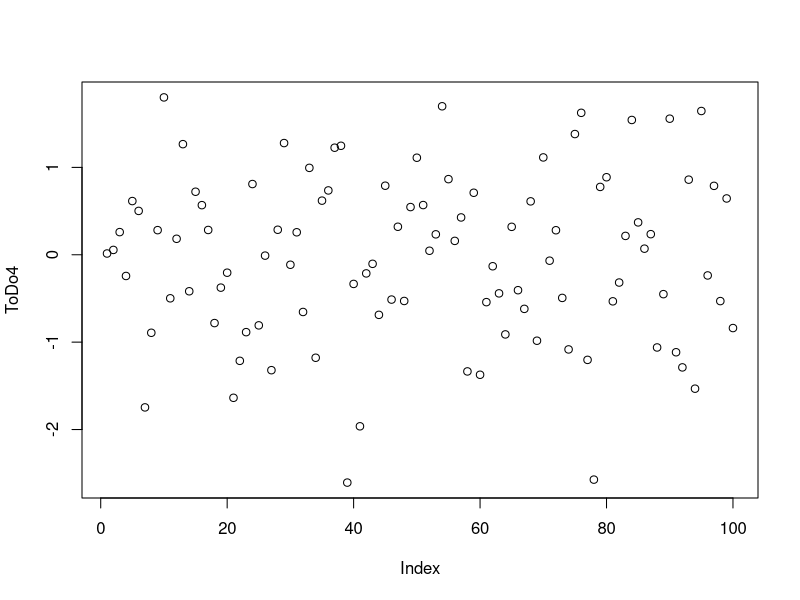
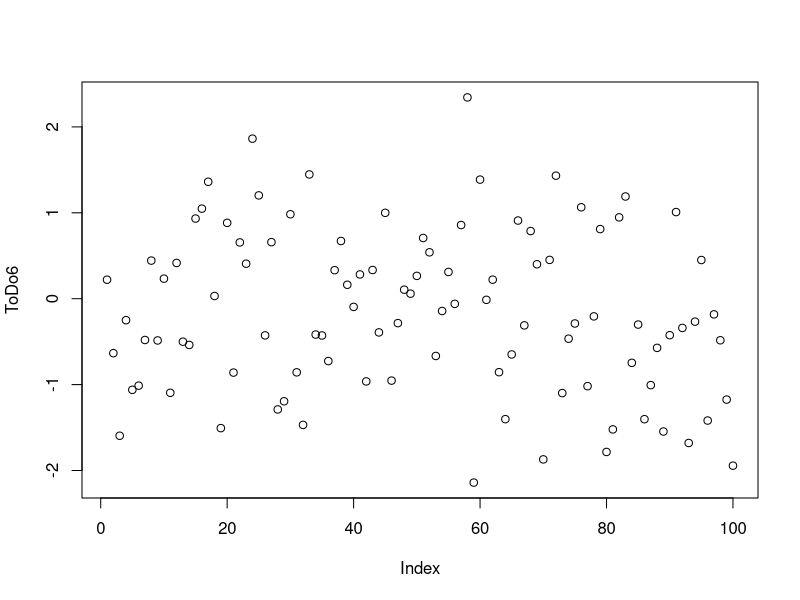
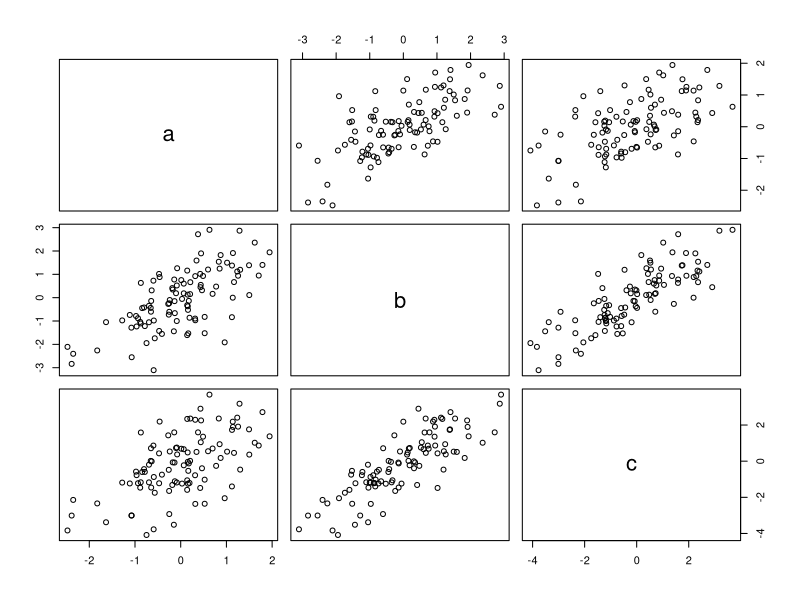
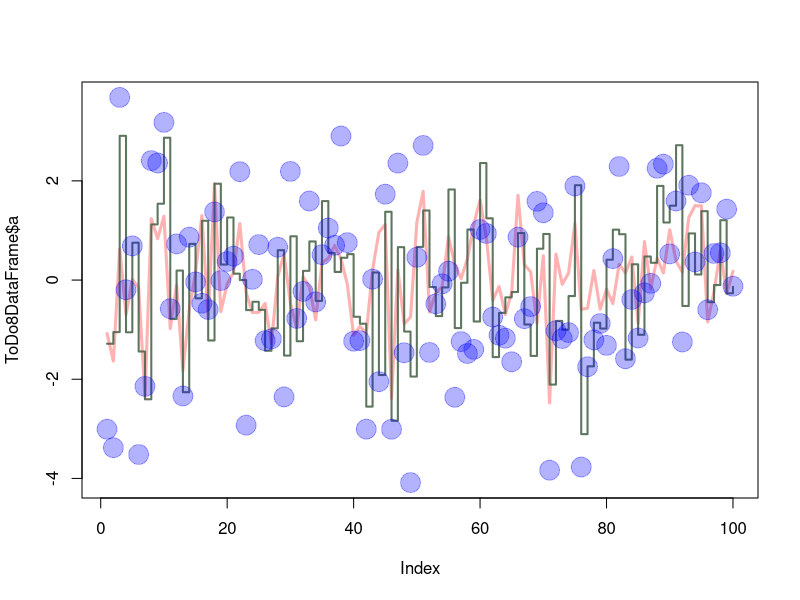
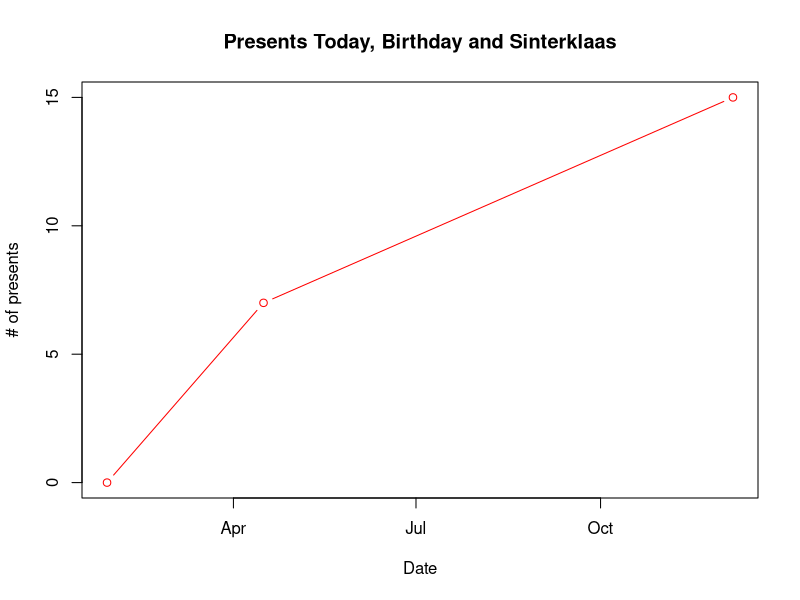

These charts were generated, in order, by the following R code:
## ---- chunk 1
knitr::opts_chunk$set(echo = TRUE)
## ---- chunk 2
#Modifications changed to keep dates current
((2017-2015)/(2017-1997))*100
## ---- chunk 3
CurrentMinusStarting <- 2017-2015
CurrentMinusBirth <- 2017-1997
DecimalofLife <- CurrentMinusStarting/CurrentMinusBirth
PercentofLife <- DecimalofLife * 100
PercentofLife
## ---- chunk 4
sum(ToDo3 <- c(4,5,8,11))
## ---- chunk 5
ToDo4 <- rnorm(100)
plot(ToDo4)
## ---- chunk 6
help(sqrt)
## ---- chunk 7
ToDo6 <- rnorm(100)
plot(ToDo6)
## ---- chunk 8
P <- c(31:60)
Q <- matrix(data=P, nrow = 6, ncol = 5)
Q
## ---- chunk 9
x1 <- c(rnorm(100))
x2 <- c(rnorm(100))
x3 <- c(rnorm(100))
ToDo8DataFrame = data.frame(a = x1, b = x1+x2, c = x1+x2+x3)
plot(ToDo8DataFrame) #Works no problem and plots the results.
#sd(t) #Does not work as lists cannot be converted to double. 

## ---- chunk 10
plot(ToDo8DataFrame$a, type = "l", ylim = range(ToDo8DataFrame), lwd = 3, col=rgb(1,0,0,0.3))
lines(ToDo8DataFrame$b, type = "s", lwd = 2, col = rgb(0.3,0.4,0.3,0.9))
points(ToDo8DataFrame$c, pch = 20, cex = 4, col = rgb(0,0,1,0.3))
#Answer to RGB Question:  the RGB argument specifies which colour to use for the specified plot
#Takes four numbers, Red, green, blue and alpha. 
#Alpha controls opacity of the element
## ---- chunk 11
ToDo11 <- read.table(file="tst1.txt", header = TRUE)
ToDo11$g <- ToDo11$g * 5
ToDo11
write.table(ToDo11,file = "tst2.txt", row.names = TRUE)
## ---- chunk 12
ToDo10 <- mean(sqrt(c(rnorm(100))))
#This calculation does not work, results in NaNs being produced as an output.  
## ---- chunk 13
xAxis <- strptime(c("20170128", "20170416", "20171206"), format = "%Y%m%d")
yAxis <- c(0, 7,15)
plot(xAxis, yAxis, type = "b", col="Red", ylab="# of presents", xlab ="Date", main = "Presents Today, Birthday and Sinterklaas")

## ---- chunk 14
ToDo13 <- seq(from = 1, to = 100)
ToDo13a <- c()
for(i in ToDo13)
  {
  if (i < 5)
  {
    ToDo13a[i]= ToDo13[i] * 10
  }else if (i > 90){
    ToDo13a[i]= ToDo13[i] * 10
  }else{
    ToDo13a[i] = ToDo13[i] * 0.1
  }
}
ToDo13a
## ---- chunk 15
ToDo14Function <- function(arg1)
  {
  arg1length <<- length(arg1)
  for(i in 1:arg1length)
    {
    if (arg1[i] < 5)
      {
      arg1[i]= arg1[i] * 10
      }
    else if (arg1[i] > 90){
      arg1[i]= arg1[i] * 10
    }else{
      arg1[i] = arg1[i] * 0.1
    }
  }
  return(arg1)
}
test <- c(1:100)
ToDo14Function(arg1 = test)
## ---- chunk 16
ToDo15 <- c(1:100)
Result1 <- ToDo15[ToDo15<5] * 10
Result2 <- ToDo15[ToDo15>=5 & ToDo15<=90] * 0.1
Result3 <- ToDo15[ToDo15>90] * 10
ToDo15 <- c(Result1,Result2,Result3)
ToDo15

